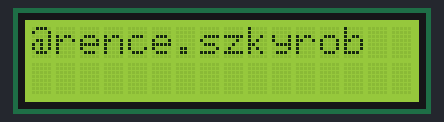
Bench run of a sketch on a simulated Arduino Uno, built with avr-gcc and run on an emulated ATmega328P. Parts: 16×2 character LCD.

Above: at 0.1 s.
At 1.9 s:
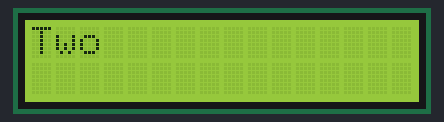
At 4.7 s:
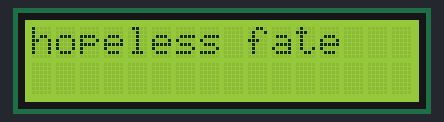
At 11.4 s:
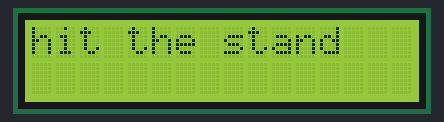
At 15.9 s:
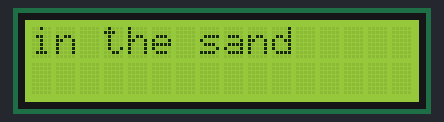
At 19.0 s:
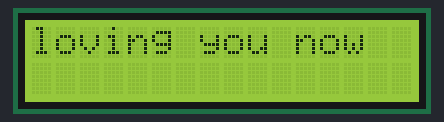

Measured:
- what the display in image 1 shows lasts 0.4 s, from 1.7 s to 2.1 s
- what the display in image 2 shows lasts 1.1 s, from 4.6 s to 5.7 s
- what the display in image 3 shows lasts 1.2 s, from 11.4 s to 12.6 s

The sketch:

damned-lyrics.ino
```cpp
#include <Wire.h>
#include <LiquidCrystal_I2C.h>

LiquidCrystal_I2C lcd(0x27, 16, 2);

struct WordStep {
  unsigned long timeMs;
  const char* word;
  uint8_t col;
  uint8_t row;
  bool clearScreen;
};

const WordStep lyrics[] = {
  {   300, "Two",          0, 0, true  },
  {   720, "hearts",       4, 0, false },
  {  1040, "committed",    0, 1, false },
  {  2100, "to",          10, 1, false },
  {  2500, "hopeless",     0, 0, true  },
  {  3220, "fate",         9, 0, false },
  {  4340, "I'd",          0, 1, false },
  {  4740, "serve",        4, 1, false },
  {  5160, "my",          10, 1, false },
  {  5440, "life",         0, 0, true  },
  {  5860, "sentence",     5, 0, false },
  {  6580, "a",           14, 0, false },
  {  6940, "thousand",     0, 1, false },
  {  7680, "times,",       9, 1, false },
  {  8120, "woman",        0, 0, true  },
  {  8920, "When",         0, 1, false },
  {  9080, "the",          5, 1, false },
  {  9220, "gavel",        9, 1, false },
  {  9800, "hit",          0, 0, true  },
  {  9900, "the",          4, 0, false },
  { 10000, "stand",        8, 0, false },
  { 11180, "I'm",          0, 1, false },
  { 11480, "damned",       4, 1, false },
  { 11860, "to",          11, 1, false },
  { 12000, "loving",       0, 0, true  },
  { 12280, "you",          7, 0, false },
  { 13360, "Two",          0, 1, false },
  { 13640, "palm",         4, 1, false },
  { 13940, "trees",        9, 1, false },
  { 14260, "in",           0, 0, true  },
  { 14360, "the",          3, 0, false },
  { 14500, "sand",         7, 0, false },
  { 15580, "I'm",          0, 1, false },
  { 15900, "damned",       4, 1, false },
  { 16590, "to",          11, 1, false },
  { 16700, "loving",       0, 0, true  },
  { 17040, "you",          7, 0, false },
  { 17520, "now",         11, 0, false }
};

const int totalWords = sizeof(lyrics) / sizeof(lyrics[0]);
int currentWordIndex = 0;
unsigned long startPlaybackTime = 0;

void setup() {
  lcd.init();
  lcd.backlight();
  lcd.clear();
  lcd.setCursor(0, 0);
  lcd.print("@rence.szkyrob");
  delay(1300);
  lcd.clear();
  startPlaybackTime = millis();
}

void loop() {
  unsigned long elapsed = millis() - startPlaybackTime;
  if (currentWordIndex < totalWords) {
    if (elapsed >= lyrics[currentWordIndex].timeMs) {
      if (lyrics[currentWordIndex].clearScreen) {
        lcd.clear();
      }
      lcd.setCursor(lyrics[currentWordIndex].col, lyrics[currentWordIndex].row);
      lcd.print(lyrics[currentWordIndex].word);
      currentWordIndex++;
    }
  }
}
```
